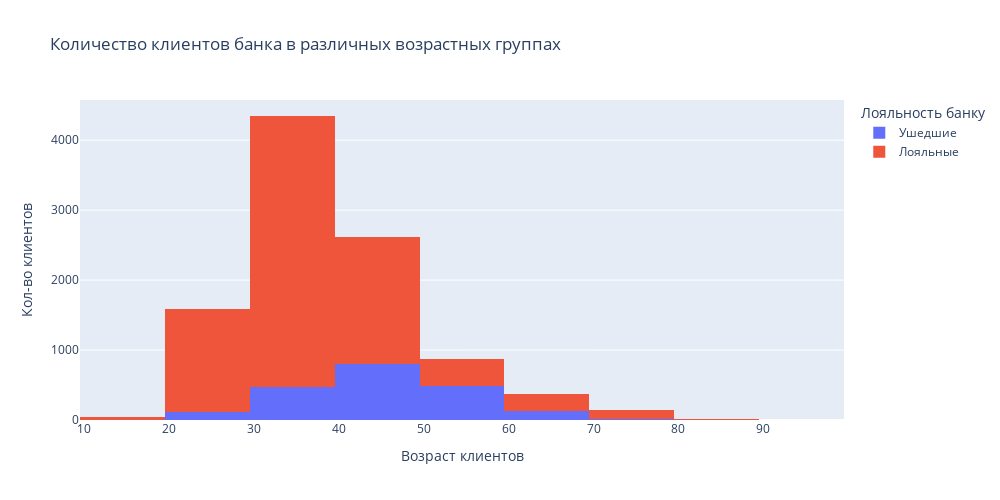
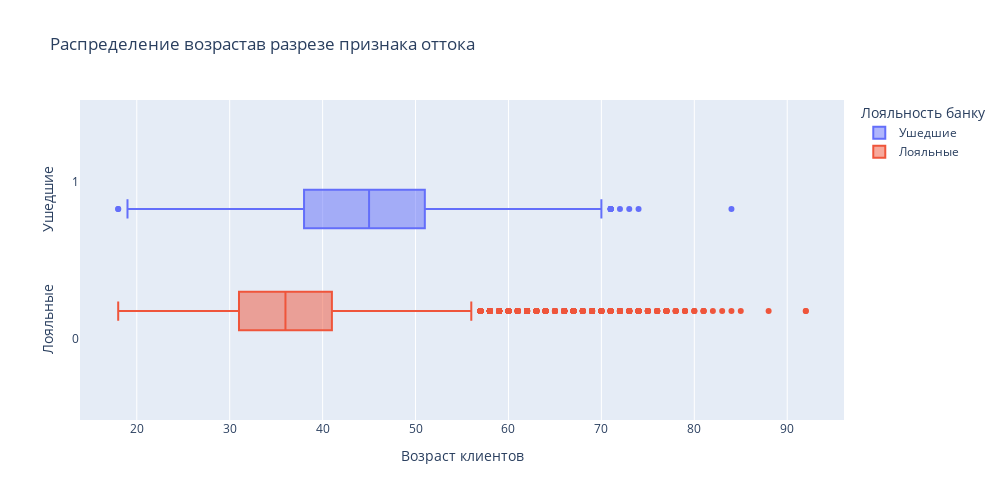

Notebook cell for these charts, in order:
### Markdown cell above
9.4. Посмотрите на распределение возраста в разрезе признака оттока. В какой группе больше потенциальных выбросов? На какую возрастную категорию клиентов стоит обратить внимание банку?

### Code cell
fig4 = px.histogram(
    churn_data,
    x = 'Age',
    color = churn_data['Exited'].map({0:'Лояльные', 1:'Ушедшие'}),
    title = 'Количество клиентов банка в различных возрастных группах',
    height = 500,
    width = 1000,
    labels = {'color': 'Лояльность банку'},
    nbins = 10
)
fig4.update_layout(xaxis_title="Возраст клиентов",
                   yaxis_title="Кол-во клиентов")
fig4.show()

fig5 = px.box(
    churn_data,
    y = 'Exited',
    x = 'Age',
    orientation = 'h',
    height = 500,
    width = 1000,
    title = 'Распределение возрастав разрезе признака оттока',
    labels = {'Age':'Возраст клиентов','Exited':'Лояльные             Ушедшие', 'color': 'Лояльность банку'},
    color = churn_data['Exited'].map({0:'Лояльные', 1:'Ушедшие'})
)
fig5.show()

### Figure 1 — Plotly figure (JSON) as saved in the notebook; plotly's stock layout.template omitted (floating-point values rounded to 4 significant figures; data arrays with more than 128 entries replaced by an {"elided": "..."} marker saying what was removed)
{"data": [{"alignmentgroup": "True", "bingroup": "x", "hovertemplate": "Лояльность банку=Ушедшие<br>Age=%{x}<br>count=%{y}<extra></extra>", "legendgroup": "Ушедшие", "marker": {"color": "#636efa", "pattern": {"shape": ""}}, "name": "Ушедшие", "nbinsx": 10, "offsetgroup": "Ушедшие", "orientation": "v", "showlegend": true, "type": "histogram", "x": {"elided": "2037 int values"}, "xaxis": "x", "yaxis": "y"}, {"alignmentgroup": "True", "bingroup": "x", "hovertemplate": "Лояльность банку=Лояльные<br>Age=%{x}<br>count=%{y}<extra></extra>", "legendgroup": "Лояльные", "marker": {"color": "#EF553B", "pattern": {"shape": ""}}, "name": "Лояльные", "nbinsx": 10, "offsetgroup": "Лояльные", "orientation": "v", "showlegend": true, "type": "histogram", "x": {"elided": "7963 int values"}, "xaxis": "x", "yaxis": "y"}], "layout": {"barmode": "relative", "height": 500, "legend": {"title": {"text": "Лояльность банку"}, "tracegroupgap": 0}, "title": {"text": "Количество клиентов банка в различных возрастных группах"}, "width": 1000, "xaxis": {"anchor": "y", "domain": [0, 1], "title": {"text": "Возраст клиентов"}}, "yaxis": {"anchor": "x", "domain": [0, 1], "title": {"text": "Кол-во клиентов"}}}}

### Figure 2 — Plotly figure (JSON) as saved in the notebook; plotly's stock layout.template omitted (floating-point values rounded to 4 significant figures; data arrays with more than 128 entries replaced by an {"elided": "..."} marker saying what was removed)
{"data": [{"alignmentgroup": "True", "hovertemplate": "Лояльность банку=Ушедшие<br>Возраст клиентов=%{x}<br>Лояльные             Ушедшие=%{y}<extra></extra>", "legendgroup": "Ушедшие", "marker": {"color": "#636efa"}, "name": "Ушедшие", "notched": false, "offsetgroup": "Ушедшие", "orientation": "h", "showlegend": true, "type": "box", "x": {"elided": "2037 int values"}, "x0": " ", "xaxis": "x", "y": {"elided": "2037 int values"}, "y0": " ", "yaxis": "y"}, {"alignmentgroup": "True", "hovertemplate": "Лояльность банку=Лояльные<br>Возраст клиентов=%{x}<br>Лояльные             Ушедшие=%{y}<extra></extra>", "legendgroup": "Лояльные", "marker": {"color": "#EF553B"}, "name": "Лояльные", "notched": false, "offsetgroup": "Лояльные", "orientation": "h", "showlegend": true, "type": "box", "x": {"elided": "7963 int values"}, "x0": " ", "xaxis": "x", "y": {"elided": "7963 int values"}, "y0": " ", "yaxis": "y"}], "layout": {"boxmode": "group", "height": 500, "legend": {"title": {"text": "Лояльность банку"}, "tracegroupgap": 0}, "title": {"text": "Распределение возрастав разрезе признака оттока"}, "width": 1000, "xaxis": {"anchor": "y", "domain": [0, 1], "title": {"text": "Возраст клиентов"}}, "yaxis": {"anchor": "x", "domain": [0, 1], "title": {"text": "Лояльные             Ушедшие"}}}}
